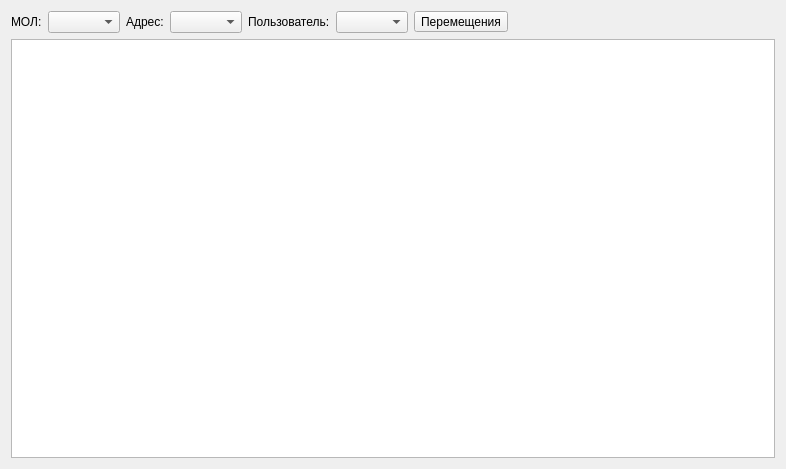
<?xml version="1.0" encoding="UTF-8"?>
<ui version="4.0">
 <class>ListItems</class>
 <widget class="QWidget" name="ListItems">
  <property name="geometry">
   <rect>
    <x>0</x>
    <y>0</y>
    <width>786</width>
    <height>469</height>
   </rect>
  </property>
  <property name="windowTitle">
   <string>Form</string>
  </property>
  <layout class="QVBoxLayout" name="verticalLayout">
   <item>
    <layout class="QHBoxLayout" name="horizontalLayout">
     <item>
      <widget class="QLabel" name="label_4">
       <property name="text">
        <string>МОЛ:</string>
       </property>
      </widget>
     </item>
     <item>
      <widget class="LComboBox" name="molBox"/>
     </item>
     <item>
      <widget class="QLabel" name="label_3">
       <property name="text">
        <string>Адрес:</string>
       </property>
      </widget>
     </item>
     <item>
      <widget class="LComboBox" name="addrBox"/>
     </item>
     <item>
      <widget class="QLabel" name="label_2">
       <property name="text">
        <string>Пользователь:</string>
       </property>
      </widget>
     </item>
     <item>
      <widget class="LComboBox" name="userBox"/>
     </item>
     <item>
      <widget class="QToolButton" name="moveButton">
       <property name="text">
        <string>Перемещения</string>
       </property>
      </widget>
     </item>
     <item>
      <spacer name="horizontalSpacer">
       <property name="orientation">
        <enum>Qt::Horizontal</enum>
       </property>
       <property name="sizeHint" stdset="0">
        <size>
         <width>40</width>
         <height>20</height>
        </size>
       </property>
      </spacer>
     </item>
    </layout>
   </item>
   <item>
    <widget class="QTreeView" name="tableView"/>
   </item>
  </layout>
 </widget>
 <customwidgets>
  <customwidget>
   <class>LComboBox</class>
   <extends>QComboBox</extends>
   <header location="global">lcombobox.h</header>
  </customwidget>
 </customwidgets>
 <resources/>
 <connections/>
</ui>
